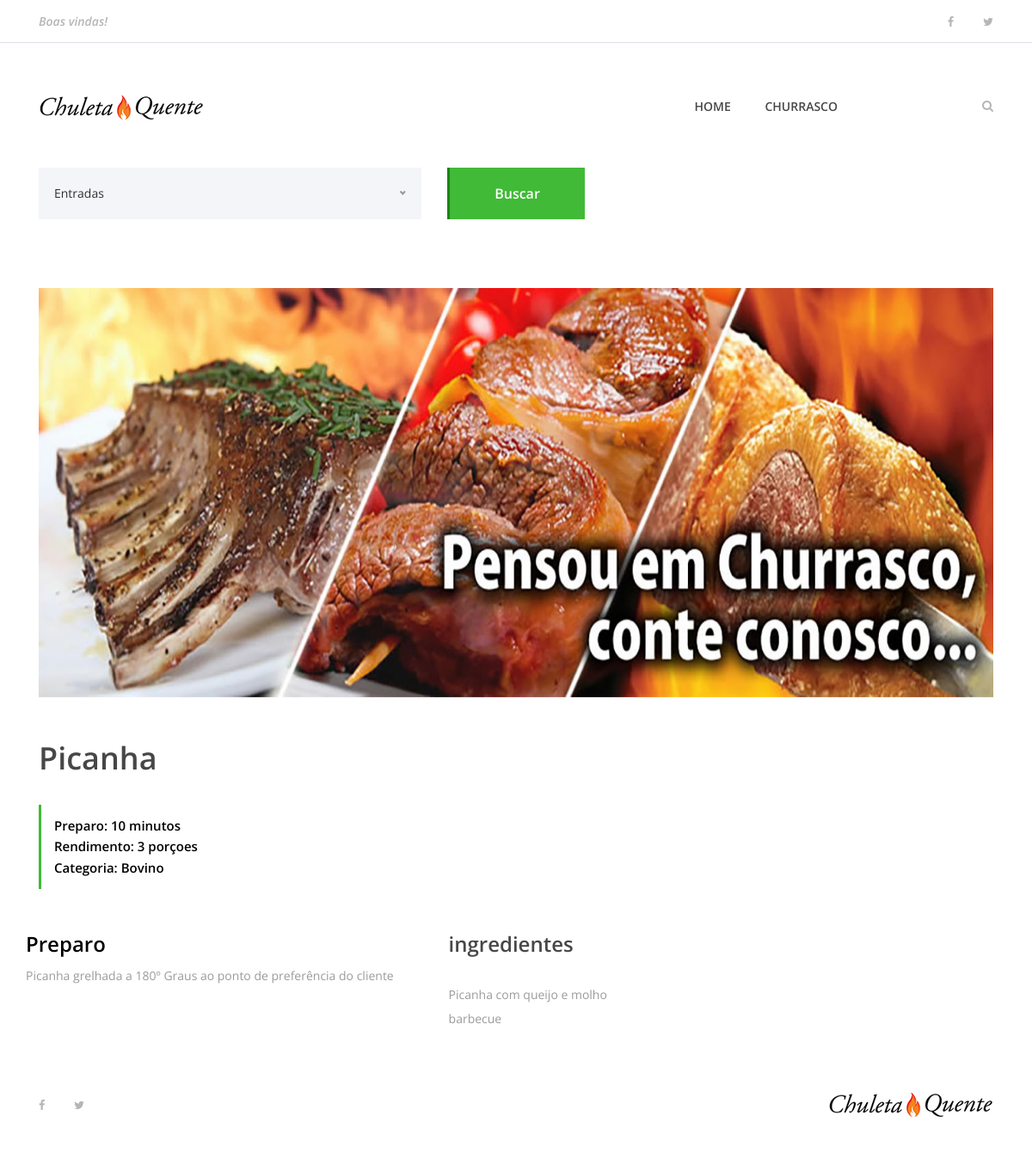
The page /1 on the database its author committed.
### churras/models.py (models this page shows, shortened)
class Prato(models.Model):
    nome_prato = models.CharField(max_length=100)
    ingredientes = models.TextField()
    modo_preparo = models.TextField()
    tempo_preparo = models.IntegerField(max_length=100)
    rendimento = models.CharField(max_length=10)
    categoria = models.CharField(max_length=100)
    date_prato = models.DateTimeField(default=datetime.now, blank=True)

### churras/views.py (the view)
# urls.py: path('<int:id>', churrasco, name='churrasco'),
def churrasco(request, id):
    prato = get_object_or_404(Prato, id=id)
    return render(request, 'churrasco.html', {'prato': prato})

### churras/templates/churrasco.html (shortened to what this page needs)
{% extends "base.html" %}
{% load static %}
{% block content %}
</head>
<body>
    {% include "partials/menu.html" %}
        <div class="receipe-post-search mb-80">
            <div class="container">
                <form action="#" method="post">
                    <div class="row">
                        <div class="col-12 col-lg-5">
                        </div>
                        <div class="col-12 col-lg-2 text-right">
                            <button type="submit" class="btn delicious-btn">Buscar</button>
                        </div>
                    </div>
                </form>
            </div>
        </div>
        <div class="container">
            <div class="row">
                <div class="col-12">
                    <div class="receipe-slider owl-carousel">
                        <img src={% static "img/bg-img/tomate_banner.jpg" %}>
                    </div>
                </div>
            </div>
        </div>
        <div class="receipe-content-area">
            <div class="container">
                <div class="row">
                    <div class="col-12 col-md-8">
                        <div class="receipe-headline my-5">
                            <h2>{{ prato.nome_prato }}</h2>
                            <div class="receipe-duration">
                                <h6>Preparo: {{ prato.tempo_preparo }} minutos </h6>
                                <h6>Rendimento: {{ prato.rendimento }} porçoes</h6>
                                <h6>Categoria: {{ prato.categoria }}</h6>
                            </div>
                        </div>
                    </div>
                <div class="row">
                    <div class="col-12 col-lg-8">
                        <h4>Preparo</h4>
                        <div class="single-preparation-step d-flex">
                            <p>{{ prato.modo_preparo }}</p>
                        </div>
                    </div>
                    <div class="col-12 col-lg-4">
                        <div class="ingredients">
                            <h4>ingredientes</h4>
                            <div class="ingredients">
                                <p>{{ prato.ingredientes }}</p>
                            </div>
                        </div>
                    </div>
                </div>
    {% include "partials/footer.html" %}
{% endblock %}

### static/site.css (style rules this page uses)
* { margin: 0; padding: 0; }
body { font-family: "Open Sans", sans-serif; font-size: 14px; }
h1, h2, h3, h4, h5, h6 { color: #000000; line-height: 1.3; font-weight: 600; }
p { color: #9b9b9b; font-size: 14px; line-height: 2; font-weight: 400; }
img { height: auto; max-width: 100%; }
.mb-80 { margin-bottom: 80px !important; }
.delicious-btn { display: inline-block; min-width: 160px; height: 60px; color: #ffffff; border: none; border-left: 3px solid #1c8314; border-radius: 0; padding: 0 30px; font-size: 16px; line-height: 58px; font-weight: 600; -webkit-transition-duration: 500ms; transition-duration: 500ms; text-transform: capitalize; background-color: #40ba37; }
.receipe-post-search { position: relative; z-index: 20; }
.receipe-slider { position: relative; z-index: 1; }
.receipe-headline h2 { font-size: 36px; color: #474747; margin-bottom: 30px; }
.receipe-headline .receipe-duration { border-left: 3px solid #40ba37; padding: 15px; }
.receipe-headline .receipe-duration h6 { font-size: 15px; margin-bottom: 5px; }
.receipe-headline .receipe-duration h6:last-child { margin-bottom: 0; }
.single-preparation-step { position: relative; z-index: 1; margin-bottom: 50px; }
.ingredients h4 { color: #474747; margin-bottom: 30px; }

### rows shown on the page
Prato: nome_prato "Picanha", tempo_preparo "10", rendimento "3", categoria "Bovino", modo_preparo "Picanha grelhada a 180º Graus ao ponto de preferência do cliente", ingredientes "Picanha com queijo e molho barbecue"
